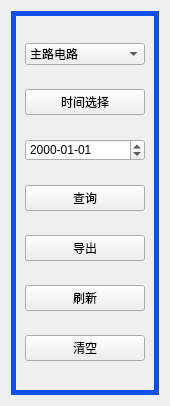
<?xml version="1.0" encoding="UTF-8"?>
<ui version="4.0">
 <class>LogBtnBar</class>
 <widget class="QWidget" name="LogBtnBar">
  <property name="geometry">
   <rect>
    <x>0</x>
    <y>0</y>
    <width>170</width>
    <height>406</height>
   </rect>
  </property>
  <property name="windowTitle">
   <string>Form</string>
  </property>
  <layout class="QVBoxLayout" name="verticalLayout_2">
   <item>
    <widget class="QGroupBox" name="groupBox">
     <property name="styleSheet">
      <string notr="true">QGroupBox{
border:5px solid rgb(15,80,232);
}</string>
     </property>
     <property name="title">
      <string/>
     </property>
     <property name="flat">
      <bool>false</bool>
     </property>
     <layout class="QVBoxLayout" name="verticalLayout">
      <item>
       <widget class="QComboBox" name="comboBox">
        <item>
         <property name="text">
          <string>主路电路</string>
         </property>
        </item>
        <item>
         <property name="text">
          <string>支路电量</string>
         </property>
        </item>
        <item>
         <property name="text">
          <string>报警日志</string>
         </property>
        </item>
       </widget>
      </item>
      <item>
       <widget class="QPushButton" name="dateBtn">
        <property name="text">
         <string>时间选择</string>
        </property>
       </widget>
      </item>
      <item>
       <widget class="QDateEdit" name="dateEdit">
        <property name="displayFormat">
         <string>yyyy-MM-dd</string>
        </property>
       </widget>
      </item>
      <item>
       <widget class="QPushButton" name="queryBtn">
        <property name="text">
         <string>查询</string>
        </property>
       </widget>
      </item>
      <item>
       <widget class="QPushButton" name="exportBtn">
        <property name="text">
         <string>导出</string>
        </property>
       </widget>
      </item>
      <item>
       <widget class="QPushButton" name="refreshBtn">
        <property name="text">
         <string>刷新</string>
        </property>
       </widget>
      </item>
      <item>
       <widget class="QPushButton" name="clearBtn">
        <property name="text">
         <string>清空</string>
        </property>
       </widget>
      </item>
     </layout>
    </widget>
   </item>
  </layout>
 </widget>
 <resources/>
 <connections/>
</ui>
